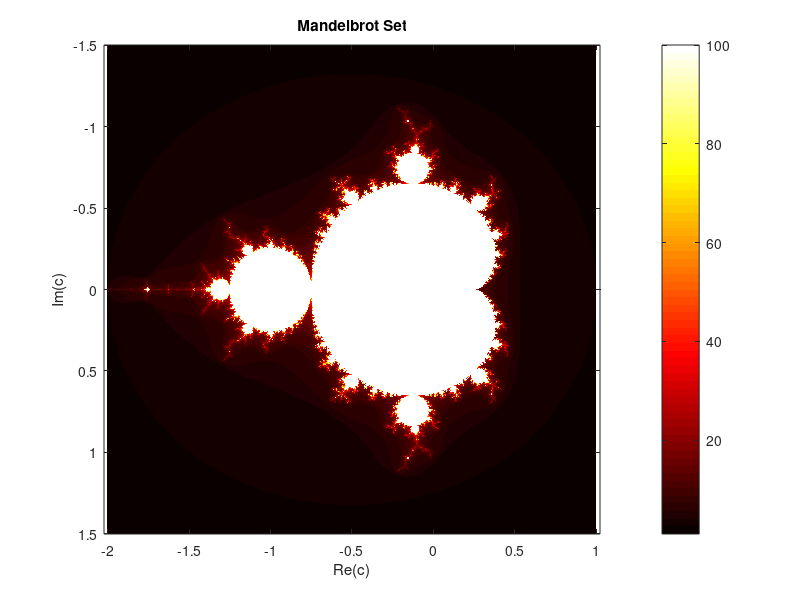

Here is the MATLAB script that generated this plot: (Note: this script raises an error after producing the figure.)
clc
clear
close all
%%
function it = fractal(c)
% Computes the number of iterations until |z| > 2.0
% input:  c - complex number
% output: it - number of iterations before |z| > 2.0 (max 100)

    max_iter = 100;
    z = 0;
   
    for it = 1:max_iter
        z = z^2 + c;
        if abs(z) > 2
            return;
        end
    end

    % If |z| never exceeded 2 within max_iter, return max_iter
    it = max_iter;
end

%%
xRange = linspace(-2, 1, 500);   % Real axis
yRange = linspace(-1.5, 1.5, 500); % Imag axis

% Preallocate result matrix
M = zeros(length(yRange), length(xRange));

% Loop over each point in the grid
for ix = 1:length(xRange)
    for iy = 1:length(yRange)
        c = xRange(ix) + 1i*yRange(iy);
        M(iy, ix) = fractal(c); % Call your function
    end
end

% Plot the result
imagesc(xRange, yRange, M);
colormap(hot); % can try 'jet', 'parula', etc.
colorbar;
axis equal;
axis tight;

xlabel('Re(c)');
ylabel('Im(c)');
title('Mandelbrot Set');

% Initialize result matrix
% M = zeros(size(C));

% Compute iteration count for each complex point
for i = 1:resolution
    for j = 1:resolution
        M(i, j) = fractal(C(i, j));
    end
end

% Display the Mandelbrot set
figure;
imagesc(x, y, M);      % scale the axes
axis equal tight;      % Equal scaling 
colormap(flipud(hot))
colorbar;

% Label axes
xlabel('Re(c)', 'FontSize', 12);
ylabel('Im(c)', 'FontSize', 12);
title('Mandelbrot Set', 'FontSize', 14);